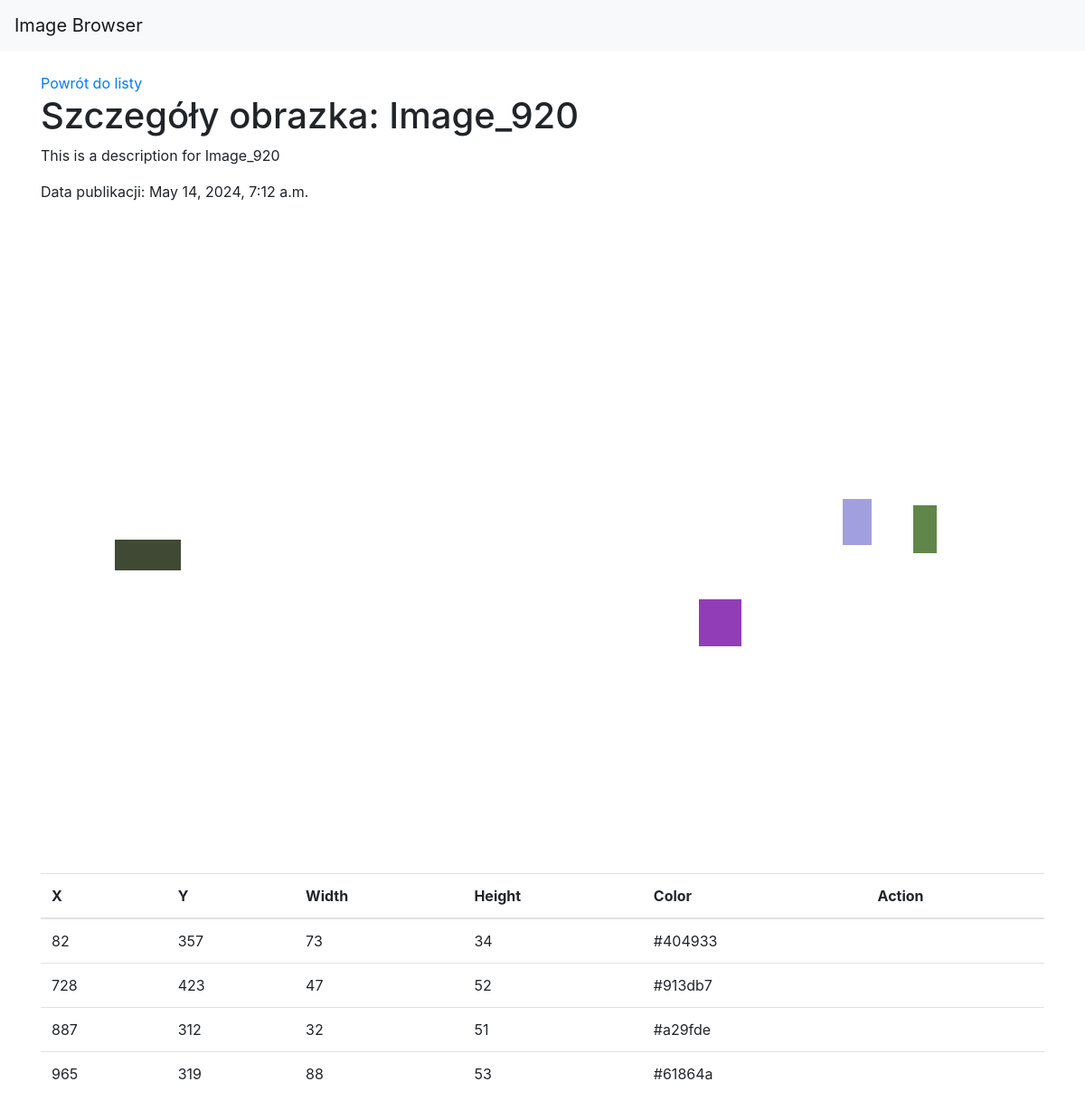
/image/27/, run on the app's committed database.
### myapp/models.py (models this page shows, shortened)
class SvgImage(models.Model):
    name = models.CharField(max_length=100)
    width = models.IntegerField()
    height = models.IntegerField()
    editors = models.ManyToManyField(User, related_name='editable_images')
    description = models.TextField(blank=True, null=True)
    publication_date = models.DateTimeField(auto_now_add=True)
    tags = models.ManyToManyField(Tag, related_name='images')

class Rectangle(models.Model):
    id = models.AutoField(primary_key=True)
    image = models.ForeignKey(SvgImage, related_name='rectangles', on_delete=models.CASCADE)
    x = models.IntegerField()
    y = models.IntegerField()
    width = models.IntegerField()
    height = models.IntegerField()
    color = models.CharField(max_length=20)

### myapp/views.py (the view)
# urls.py: path('image/<int:id>/', views.image_detail, name='image_detail'),
def image_detail(request, id):
    image = get_object_or_404(SvgImage, id=id)
    rectangles = image.rectangles.all()
    can_edit = request.user in image.editors.all() and request.user.has_perm('myapp.change_svgimage')
    can_delete = request.user in image.editors.all() and request.user.has_perm('myapp.delete_svgimage')
    if request.method == 'POST':
        if 'delete' in request.POST and can_delete:
            rect_id_to_delete = request.POST.get('delete')
            if rect_id_to_delete:
                Rectangle.objects.filter(id=rect_id_to_delete).delete()
        elif 'add' in request.POST and can_edit:
            form = RectangleForm(request.POST)
            if form.is_valid():
                new_rect = form.save(commit=False)
                new_rect.image = image
                new_rect.save()
        return redirect('image_detail', id=id)
    else:
        form = RectangleForm()
    return render(request, 'image_detail.html', {
        'image': image,
        'form': form,
        'rectangles': rectangles,
        'can_edit': can_edit,
        'can_delete': can_delete
    })

### myapp/templates/image_detail.html (shortened to what this page needs)
{% extends 'base.html' %}
{% block content %}
<a href="{% url 'image_list' %}">Powrót do listy</a>
<h1>Szczegóły obrazka: {{ image.name }}</h1>
<p>{{ image.description }}</p>
<p>Data publikacji: {{ image.publication_date }}</p>
<svg width="{{ image.width }}" height="{{ image.height }}" viewBox="0 0 {{ image.width }} {{ image.height }}" xmlns="http://www.w3.org/2000/svg">
    {% for rect in rectangles %}
    <rect x="{{ rect.x }}" y="{{ rect.y }}" width="{{ rect.width }}" height="{{ rect.height }}" fill="{{ rect.color }}"></rect>
    {% endfor %}
</svg>
<table class="table mt-4">
    <thead>
        <tr>
            <th>X</th>
            <th>Y</th>
            <th>Width</th>
            <th>Height</th>
            <th>Color</th>
            <th>Action</th>
        </tr>
    </thead>
    <tbody>
        {% for rect in rectangles %}
        <tr>
            <td>{{ rect.x }}</td>
            <td>{{ rect.y }}</td>
            <td>{{ rect.width }}</td>
            <td>{{ rect.height }}</td>
            <td>{{ rect.color }}</td>
            <td>
            </td>
        </tr>
        {% endfor %}
    </tbody>
</table>
{% endblock %}

### data on the page
SvgImage: name "Image_920", description "This is a description for Image_920", publication_date "May 14, 2024, 7:12 a.m."
Rectangle: x "82", y "357", width "73", height "34", color "#404933"
Rectangle: x "728", y "423", width "47", height "52", color "#913db7"
Rectangle: x "887", y "312", width "32", height "51", color "#a29fde"
Rectangle: x "965", y "319", width "88", height "53", color "#61864a"
